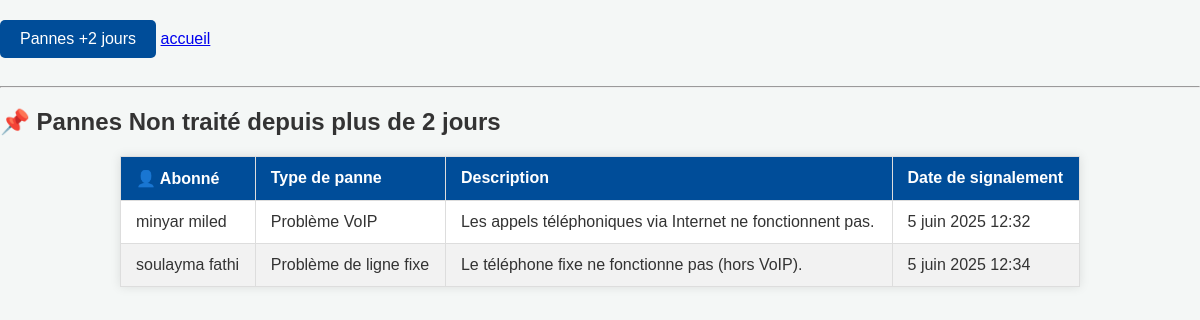
Before: /pannes/plus2j/ with the older database file.
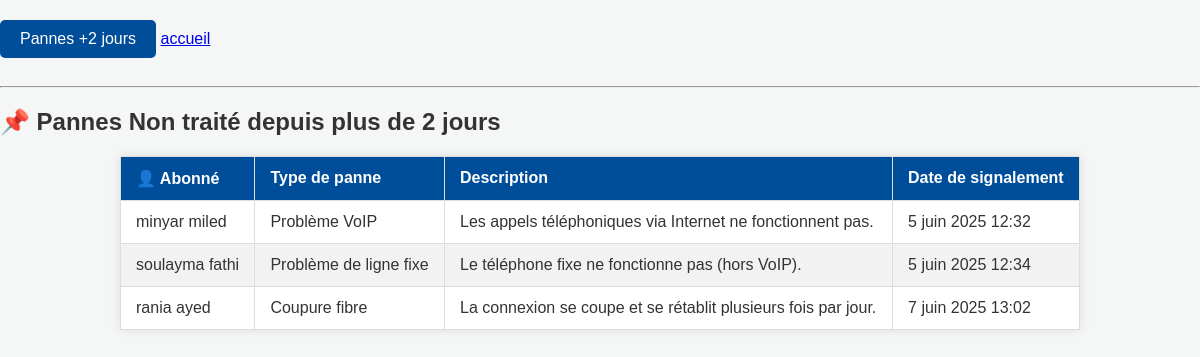
After: the same page with the newer database file.
### airponFtth/models.py (models this page shows, shortened)
class Panne(models.Model):
    abonne = models.ForeignKey(Abonne, on_delete=models.CASCADE, related_name='pannes')
    type_panne = models.CharField(max_length=50, choices=TYPE_PANNE_CHOICES)
    description = models.TextField()
    etat = models.CharField(max_length=20, choices=ETAT_CHOICES, default='non_traite')
    date_signalement = models.DateTimeField(auto_now_add=True)
    date_resolution = models.DateTimeField(null=True, blank=True)

class Abonne(models.Model):
    sub = models.ForeignKey(Sub, related_name='abonnes', on_delete=models.CASCADE)
    nom = models.CharField(max_length=100)
    prenom = models.CharField(max_length=100)
    numtel = models.CharField(max_length=15)
    adresse = models.CharField(max_length=255)

### airponFtth/views.py (the view)
# urls.py: path('pannes/plus2j/', views.pannes_Non_traité, name='pannes_plus2j'),
def pannes_Non_traité(request):
    seuil = timezone.now() - timedelta(days=2)
    pannes = Panne.objects.filter(
        etat='Non traité',
        date_signalement__lte=seuil
    )
    return render(request, 'airponFtth/pannes_Non_traité.html', {'pannes': pannes})

### airponFtth/templates/airponFtth/pannes_Non_traité.html (shortened to what this page needs)
{% extends 'base.html' %}
{% block content %}
<h2>📌 Pannes Non traité depuis plus de 2 jours</h2>
<table class="table table-bordered">
    <thead class="table-warning">
        <tr>
            <th>👤 Abonné</th>
            <th>Type de panne</th>
            <th>Description</th>
            <th>Date de signalement</th>
        </tr>
    </thead>
    <tbody>
        {% for panne in pannes %}
        <tr>
            <td>{{ panne.abonne.nom }} {{ panne.abonne.prenom }}</td>
            <td>{{ panne.get_type_panne_display }}</td>
            <td>{{ panne.description }}</td>
            <td>{{ panne.date_signalement }}</td>
        </tr>
        {% empty %}
        <tr>
            <td colspan="4">✅ Aucune panne Non traité depuis 2 jours.</td>
        </tr>
        {% endfor %}
    </tbody>
</table>
{% endblock %}

Changed rows visible on the page:
added Panne: abonne.nom "rania", abonne.prenom "ayed", type_panne "Coupure fibre", description "La connexion se coupe et se rétablit plusieurs fois par jour.", date_signalement "7 juin 2025 13:02"
